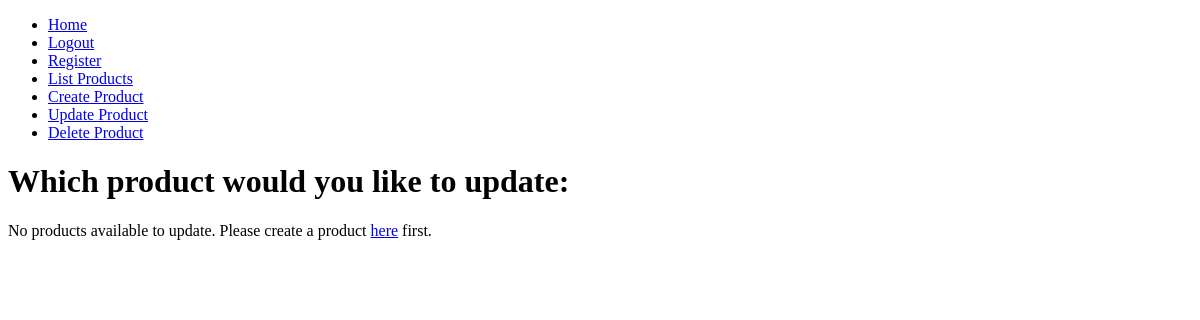
Page /update/ (signed in) on the earlier database version.
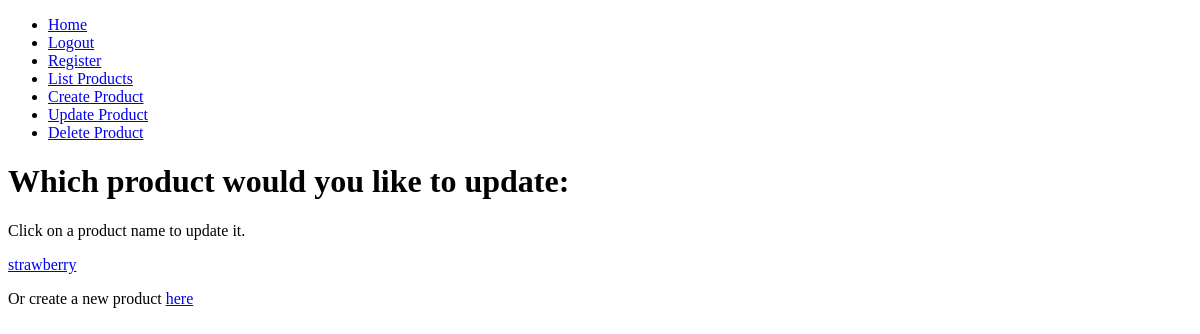
Same page on the later database version.
### main/models.py (models this page shows)
class Product(models.Model):
    product_id = models.UUIDField(primary_key=True, default=uuid.uuid4)
    name = models.CharField(max_length=30, unique=True)
    description = models.TextField(blank=True, null=True)
    price = models.DecimalField(decimal_places=2, max_digits=8)
    quantity = models.IntegerField()
    created_at = models.DateTimeField(default=timezone.now)
    updated_at = models.DateTimeField(default=timezone.now)
    seller_id = models.ForeignKey(CustomUser, on_delete=models.CASCADE, verbose_name="related seller", default=None)
    category_id = models.ForeignKey(Category, on_delete=models.CASCADE, verbose_name="related category")

### main/views.py (the view, shortened to what this page needs)
# urls.py: path("update/", views.update, name="update"),
def update(request, uuid=None):
    if not request.user.is_authenticated:
        return HttpResponse("You must be logged in to update a product.")
    if uuid is None:
        products = Product.objects.filter(seller_id=request.user)
        return render(request, "main/update_list.html", {"products": products})

### main/templates/main/update_list.html (shortened to what this page needs)
{% extends 'main/base.html' %}
{% block content %}
<h1>Which product would you like to update:</h1>
{% if products %}
    <p>Click on a product name to update it.</p>
    {% for product in products %}
        <p><a href="/update/{{ product.product_id }}">{{ product.name }}</a></p>
    {% endfor %}
    <p>Or create a new product <a href="/create">here</a></p>
{% else %}
    <p>No products available to update. Please create a product <a href="/create">here</a> first.</p>
{% endif %}
{% endblock content %}

Differences in the rows shown:
added Product: name "strawberry"
Other differences:
text no longer shown: "No products available to update. Please create a product first."
text now shown: "Click on a product name to update it. Or create a new product"
